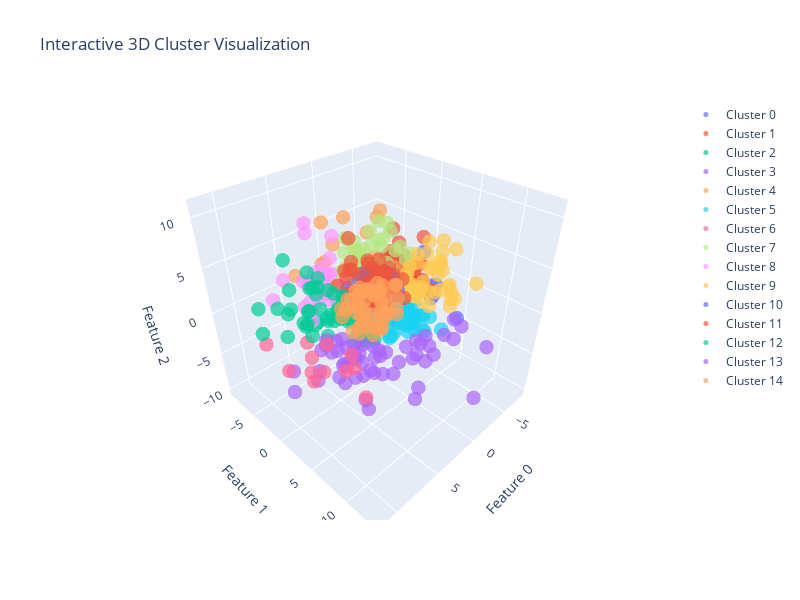

Notebook code cell kept with this figure:
### Code cell
import plotly.graph_objects as go

# Assuming your DataFrame is named 'res3'

# Create a 3D scatter plot using Plotly
fig = go.Figure()

for cluster in range(res3['Cluster'].nunique()):
    cluster_data = res3[res3['Cluster'] == cluster]
    fig.add_trace(go.Scatter3d(
        x=cluster_data[0],
        y=cluster_data[1],
        z=cluster_data[2],
        mode='markers',
        marker=dict(size=5, color=cluster, opacity=0.7),
        name=f'Cluster {cluster}'
    ))

# Layout settings
fig.update_layout(
    scene=dict(
        xaxis_title='Feature 0',
        yaxis_title='Feature 1',
        zaxis_title='Feature 2',
        aspectmode='cube'
    ),
    title='Interactive 3D Cluster Visualization',
    width=800,  # Adjust the width as needed
    height=600  # Adjust the height as needed
)

# Show the interactive plot in the Jupyter Notebook
fig.show()
